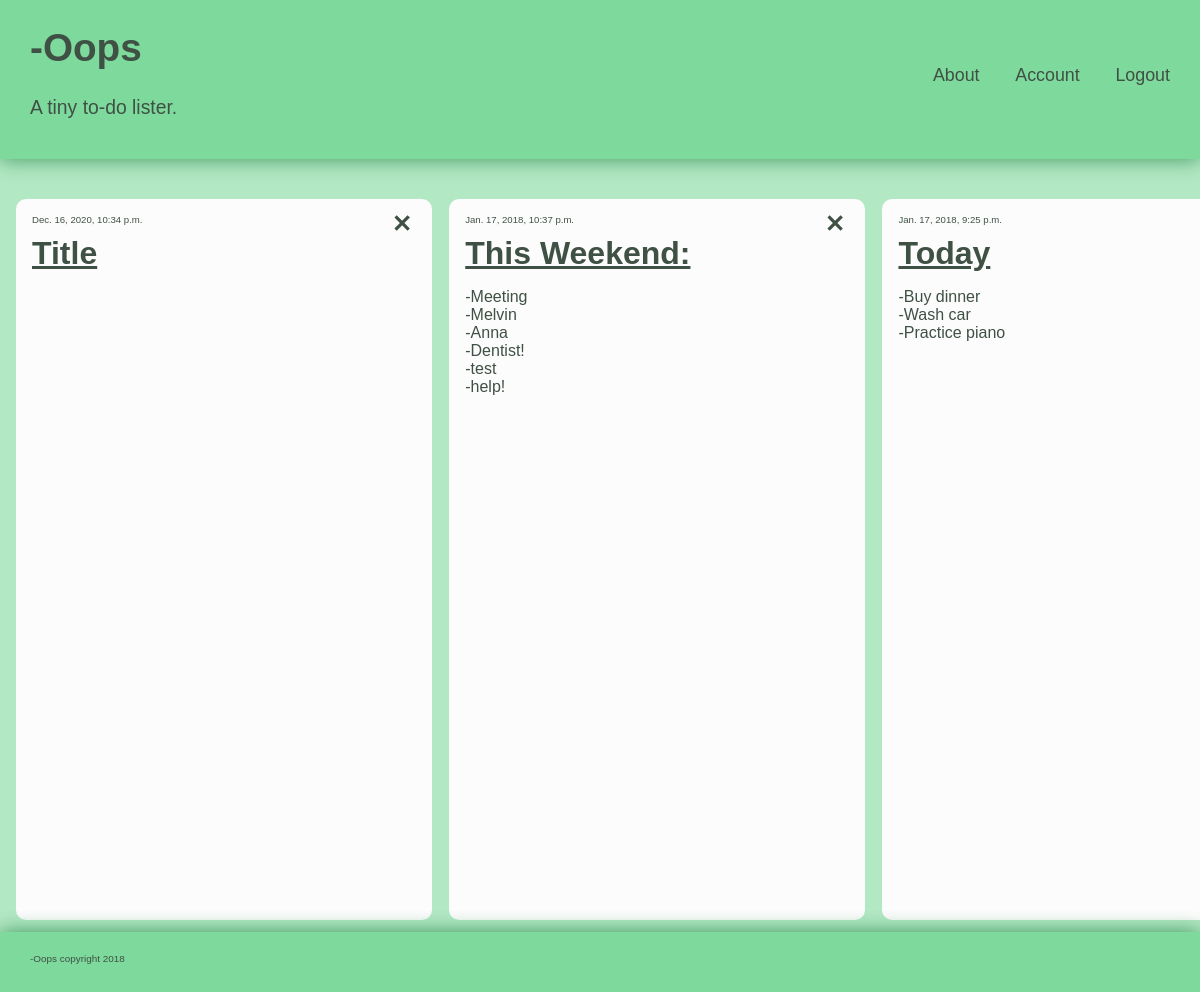
The page / on the database its author committed.
### oops/models.py (models this page shows, shortened)
class Tile(models.Model):
    title = models.CharField(max_length=50)
    date = models.DateTimeField(auto_now=True)
    content = models.CharField(max_length=300)

### oops/views.py (the view)
# urls.py: url(r'^$', index),
def index(request):
    tileindex = Tile.objects.all()
    return render(request, 'index.html', locals())

### oops/templates/index.html
{% include 'partials/header.html' %}
{% include 'partials/tiles.html' %}
{% include 'partials/footer.html' %}

### oops/templates/partials/header.html (shortened to what this page needs)
{% load static %}
<!DOCTYPE html>
<html>
<head>
  <link rel="stylesheet" type="text/css" href="{% static 'css/style.css' %}">
</head>
<body>
  <div id="header">
    <div id="header_title_text">
      <h1>-Oops</h1>
      A tiny to-do lister.<br>
    </div>
    <div id="header_control_text">
      <p class="link">About
      <p class="link">Account
      <p class="link">Logout
    </div>
  </div>

### oops/templates/partials/tiles.html (shortened to what this page needs)
{% load static %}
<div id="tile_container">
  {% for tile in tileindex reversed %}
    {% if forloop.last %}
      <span class="tile" style="margin-right: 1em;">
    {% else %}
      <span class="tile">
    {% endif %}
      <div class="tile_date">{{ tile.date }}</div>
      <img src="{% static 'img/delete.svg' %}" id="delete{{ tile.id }}" class="delete"
          onclick="deleteTile({{ tile.id }})" onmouseover="deleteHover({{ tile.id }})"
          alt="Delete tile" title="Delete this tile?"/>
      <div class="tile_title">{{ tile.title }}</div>
      <p id="{{ tile.id }}" onclick="tileEditable({{ tile.id }})" oninput="tileUpdate({{ tile.id }})">
          {{ tile.content|safe }}</p>
      </span>
  {% endfor %}
</div>

### oops/templates/partials/footer.html
  <div id="footer">
    <div id="footer_text">
      -Oops copyright 2018
    </div>
  </div>
</body>
</html>

### oops/static/css/style.css (style rules this page uses)
body, html { margin: 0; padding: 0; height: 100%; }
body { background-color: rgb(179, 232, 197); font-family: "arial"; overflow: hidden; }
#header { position: absolute; height: 16%; width: 100%; background-color: rgb(126, 217, 156); color: rgb(63, 80, 68); box-shadow: 0px 0.2px 20px rgb(60, 151, 90); z-index: 1; }
#header_title_text { width: 30%; margin-left: 30px; float: left; font-size: 1.95vh; }
#header_control_text { position: relative; float: right; top: 30%; width: 30%; margin-right: 30px; font-size: 1.8vh; text-align: right; }
#footer { position: absolute; height: 6%; width: 100%; bottom: 0; margin: auto; background-color: rgb(126, 217, 156); color: rgb(63, 80, 68); box-shadow: 0px -0.2px 20px rgb(60, 151, 90); }
#footer_text { position: relative; width: 10%; top: 35%; margin-left: 30px; font-size: 1vh; font-weight: normal; }
#tile_container { position: fixed; overflow-x: scroll; top: 16%; bottom: 6%; width: 100%; margin-top: 2%; padding-bottom: 5%; margin-left: 0.2em; white-space: nowrap; }
.link { display: inline-block; vertical-align: top; padding-left: 2em; }
.tile { display: inline-block; vertical-align: top; background-color: rgb(252, 252, 252); color: rgb(63, 80, 68); width: 24em; height: 100%; margin-left: 0.8em; margin-top: 1em; padding: 1em; z-index: -1; border-radius: 10px; overflow-y: auto; word-wrap: break-word; }
.tile_title { width: 93%; font-size: 2em; font-weight: bold; text-decoration: underline; }
.tile_date { display: inline-block; vertical-align: top; width: 93%; font-size: 0.6em; line-height: 1em; }
.delete { display: inline-block; width: 1em; cursor: pointer; -webkit-transition: all 0.1s ease; -webkit-transform: scale(1); }

### rows shown on the page
Tile: date "Dec. 16, 2020, 10:34 p.m.", title "Title"
Tile: date "Jan. 17, 2018, 10:37 p.m.", title "This Weekend:", content "-Meeting -Melvin -Anna -Dentist! -test -help!"
Tile: date "Jan. 17, 2018, 9:25 p.m.", title "Today", content "-Buy dinner -Wash car -Practice piano"
